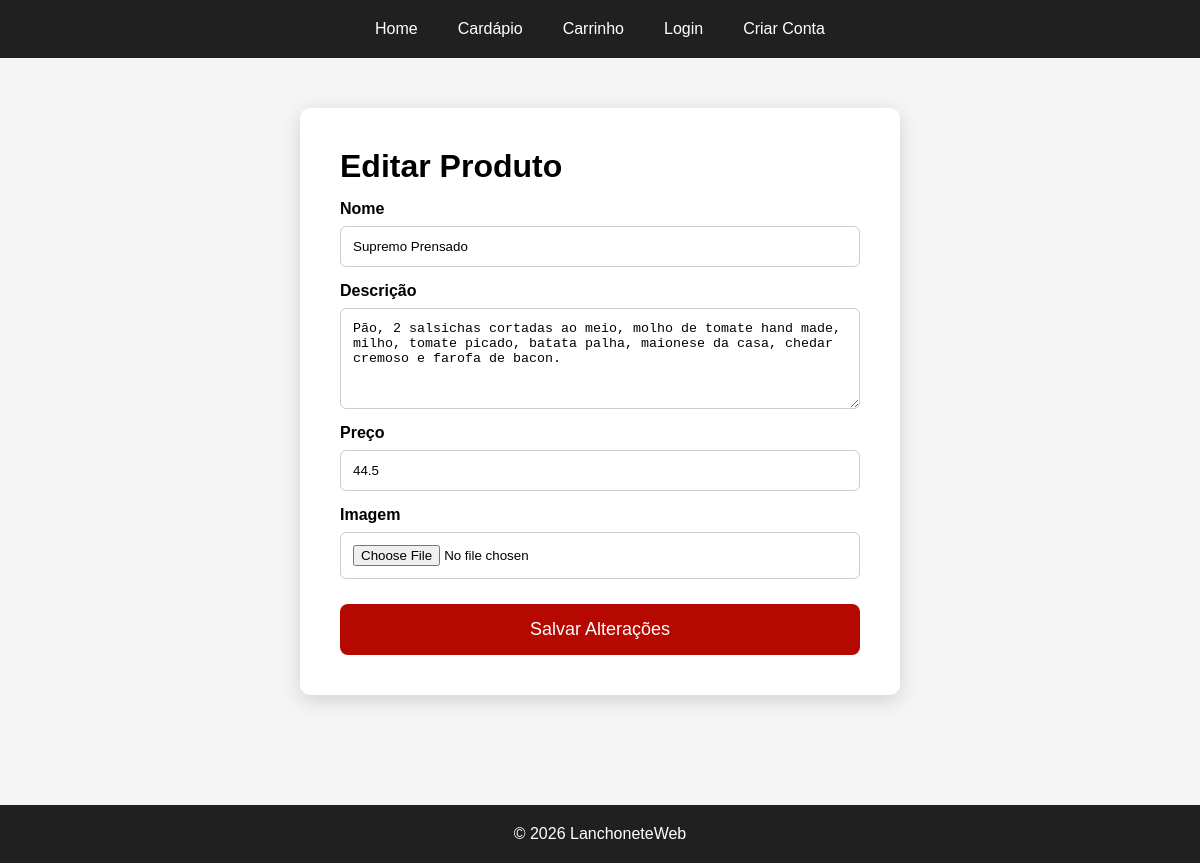
/admin/editar/1, run on the app's committed database.
### tables this page shows
CREATE TABLE produtos(

    id INTEGER PRIMARY KEY AUTOINCREMENT,

    nome TEXT NOT NULL,

    descricao TEXT NOT NULL,

    preco REAL NOT NULL,

    imagem TEXT

, categoria TEXT NOT NULL DEFAULT [Lanches]);

### routes/admin.py (the view, shortened to what this page needs)
@admin.route("/admin/editar/<int:id_produto>", methods=["GET", "POST"])
def editar_produto(id_produto):
    produto = buscar_produto_por_id(id_produto)
    return render_template(
        "admin/editar_produto.html",
        produto=produto
    )

### database/database.py (called while the page is built)
def conectar():
    caminho = os.path.abspath("database.db")
    print(f"Banco utilizado: {caminho}")
    conexao = sqlite3.connect("database.db")
    conexao.row_factory = sqlite3.Row
    return conexao

def buscar_produto_por_id(id_produto):
    conexao = conectar()
    cursor = conexao.cursor()
    cursor.execute("""
        SELECT
            id,
            nome,
            descricao,
            preco,
            imagem
        FROM produtos
        WHERE id = ?
    """, (id_produto,))
    produto = cursor.fetchone()
    conexao.close()
    return produto

### templates/admin/editar_produto.html
{% extends "base.html" %}
{% block conteudo %}
<div class="container-form">
    <h1>Editar Produto</h1>
    <form method="POST" enctype="multipart/form-data">
        <label>Nome</label>
        <input
            type="text"
            name="nome"
            value="{{ produto.nome }}"
            required
        >
        <label>Descrição</label>
        <textarea
            name="descricao"
            rows="5"
            required
        >{{ produto.descricao }}</textarea>
        <label>Preço</label>
        <input
            type="number"
            step="0.01"
            name="preco"
            value="{{ produto.preco }}"
            required
        >
        <label>Imagem</label>
        <input
            type="file"
            name="imagem"
            accept="image/*"
        >
        <button type="submit">
            Salvar Alterações
        </button>
    </form>
</div>
{% endblock %}

### static/css/style.css (style rules this page uses)
* { margin:0; padding:0; box-sizing:border-box; }
body { font-family:Arial, Helvetica, sans-serif; background:#f5f5f5; }
button { background:#B50801; color:white; border:none; padding:15px 30px; border-radius:8px; cursor:pointer; font-size:18px; }
.container-form { width:600px; margin:50px auto; background:white; padding:40px; border-radius:10px; box-shadow:0 5px 20px rgba(0,0,0,.15); }
.container-form form { display:flex; flex-direction:column; }
.container-form label { margin-top:15px; font-weight:bold; }
.container-form input, .container-form textarea { padding:12px; margin-top:8px; border:1px solid #ccc; border-radius:6px; }
.container-form button { margin-top:25px; padding:15px; background:#B50801; color:white; border:none; border-radius:8px; cursor:pointer; }
html, body { min-height: 100%; }
body { min-height: 100vh; margin: 0; display: flex; flex-direction: column; }

### data on the page
produtos: nome "Supremo Prensado", descricao "Pão, 2 salsichas cortadas ao meio, molho de tomate hand made, milho, tomate picado, batata palha, maionese da casa, chedar cremoso e farofa de bacon.", preco "44.5"
